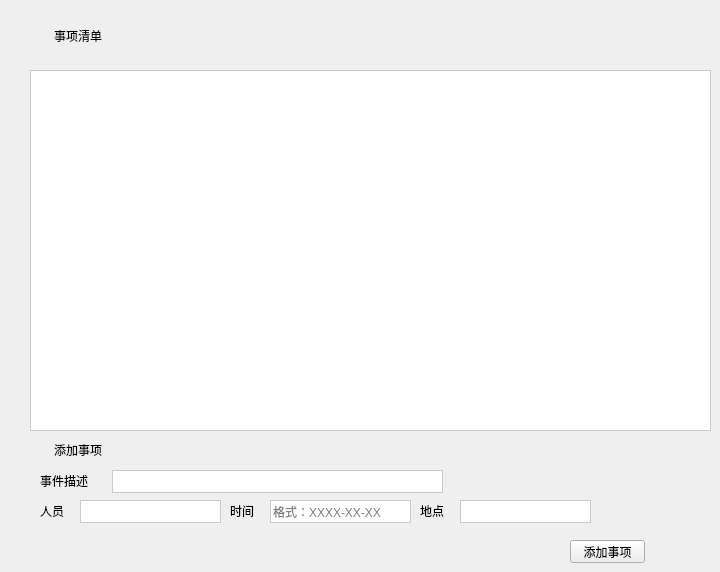
             <widget class="QWidget" name="pageEvent">
              <widget class="QLabel" name="label_5">
               <property name="geometry">
                <rect>
                 <x>54</x>
                 <y>20</y>
                 <width>101</width>
                 <height>31</height>
                </rect>
               </property>
               <property name="styleSheet">
                <string notr="true">font: 14pt &quot;幼圆&quot;;</string>
               </property>
               <property name="text">
                <string>事项清单</string>
               </property>
              </widget>
              <widget class="QLabel" name="label_29">
               <property name="geometry">
                <rect>
                 <x>24</x>
                 <y>24</y>
                 <width>24</width>
                 <height>24</height>
                </rect>
               </property>
               <property name="text">
                <string/>
               </property>
               <property name="pixmap">
                <pixmap resource="res.qrc">:/icon/phres/icon/eventlist.png</pixmap>
               </property>
               <property name="scaledContents">
                <bool>true</bool>
               </property>
              </widget>
              <widget class="QLabel" name="label_30">
               <property name="geometry">
                <rect>
                 <x>24</x>
                 <y>438</y>
                 <width>24</width>
                 <height>24</height>
                </rect>
               </property>
               <property name="text">
                <string/>
               </property>
               <property name="pixmap">
                <pixmap resource="res.qrc">:/icon/phres/icon/添加增加加入.png</pixmap>
               </property>
               <property name="scaledContents">
                <bool>true</bool>
               </property>
              </widget>
              <widget class="QLabel" name="label_31">
               <property name="geometry">
                <rect>
                 <x>54</x>
                 <y>440</y>
                 <width>91</width>
                 <height>20</height>
                </rect>
               </property>
               <property name="styleSheet">
                <string notr="true">font: 14pt &quot;幼圆&quot;;</string>
               </property>
               <property name="text">
                <string>添加事项</string>
               </property>
              </widget>
              <widget class="QLabel" name="label_32">
               <property name="geometry">
                <rect>
                 <x>40</x>
                 <y>470</y>
                 <width>71</width>
                 <height>21</height>
                </rect>
               </property>
               <property name="styleSheet">
                <string notr="true">font: 12pt &quot;幼圆&quot;;</string>
               </property>
               <property name="text">
                <string>事件描述</string>
               </property>
              </widget>
              <widget class="QLabel" name="label_33">
               <property name="geometry">
                <rect>
                 <x>40</x>
                 <y>500</y>
                 <width>71</width>
                 <height>21</height>
                </rect>
               </property>
               <property name="styleSheet">
                <string notr="true">font: 12pt &quot;幼圆&quot;;</string>
               </property>
               <property name="text">
                <string>人员</string>
               </property>
              </widget>
              <widget class="QLabel" name="label_34">
               <property name="geometry">
                <rect>
                 <x>420</x>
                 <y>500</y>
                 <width>71</width>
                 <height>21</height>
                </rect>
               </property>
               <property name="styleSheet">
                <string notr="true">font: 12pt &quot;幼圆&quot;;</string>
               </property>
               <property name="text">
                <string>地点</string>
               </property>
              </widget>
              <widget class="QLabel" name="label_35">
               <property name="geometry">
                <rect>
                 <x>230</x>
                 <y>500</y>
                 <width>71</width>
                 <height>21</height>
                </rect>
               </property>
               <property name="styleSheet">
                <string notr="true">font: 12pt &quot;幼圆&quot;;</string>
               </property>
               <property name="text">
                <string>时间</string>
               </property>
              </widget>
              <widget class="QLineEdit" name="lineEditEventDescribe">
               <property name="geometry">
                <rect>
                 <x>112</x>
                 <y>470</y>
                 <width>331</width>
                 <height>23</height>
                </rect>
               </property>
               <property name="styleSheet">
                <string notr="true">border:1px solid rgb(202, 202, 202)</string>
               </property>
              </widget>
              <widget class="QLineEdit" name="lineEditEventMember">
               <property name="geometry">
                <rect>
                 <x>80</x>
                 <y>500</y>
                 <width>141</width>
                 <height>23</height>
                </rect>
               </property>
               <property name="styleSheet">
                <string notr="true">border:1px solid rgb(202, 202, 202)</string>
               </property>
              </widget>
              <widget class="QLineEdit" name="lineEditEventTime">
               <property name="geometry">
                <rect>
                 <x>270</x>
                 <y>500</y>
                 <width>141</width>
                 <height>23</height>
                </rect>
               </property>
               <property name="styleSheet">
                <string notr="true">border:1px solid rgb(202, 202, 202)</string>
               </property>
               <property name="placeholderText">
                <string>格式：XXXX-XX-XX</string>
               </property>
              </widget>
              <widget class="QLineEdit" name="lineEditEventPlace">
               <property name="geometry">
                <rect>
                 <x>460</x>
                 <y>500</y>
                 <width>131</width>
                 <height>23</height>
                </rect>
               </property>
               <property name="styleSheet">
                <string notr="true">border:1px solid rgb(202, 202, 202)</string>
               </property>
              </widget>
              <widget class="QPushButton" name="pushButtonEventAdd">
               <property name="geometry">
                <rect>
                 <x>570</x>
                 <y>540</y>
                 <width>75</width>
                 <height>23</height>
                </rect>
               </property>
               <property name="text">
                <string>添加事项</string>
               </property>
              </widget>
              <widget class="QTableWidget" name="tableWidgetEvent">
               <property name="geometry">
                <rect>
                 <x>30</x>
                 <y>70</y>
                 <width>681</width>
                 <height>361</height>
                </rect>
               </property>
               <property name="styleSheet">
                <string notr="true">border:1px solid rgb(202, 202, 202)</string>
               </property>
              </widget>
             </widget>
